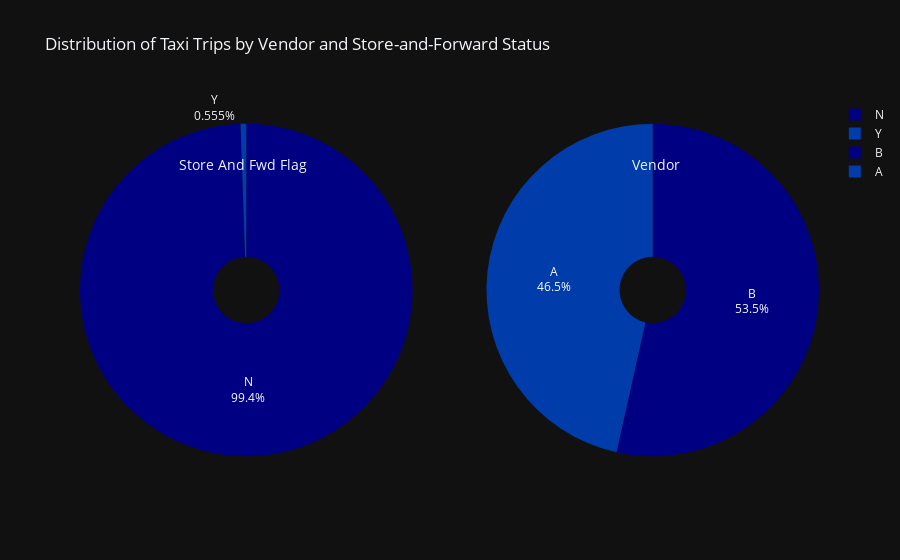

The notebook cell saved with this chart:
### Markdown cell above
<div style="background-color: #F9F9F9; padding: 40px; border-radius: 20px; box-shadow: 0px 8px 20px rgba(0, 0, 0, 0.1); margin: 20px auto; max-width: 800px; text-align: center;">
  <h2 style="color: #2C3E50; font-family: 'Georgia', serif; font-size: 26px; font-weight: bold; letter-spacing: 1.2px; text-transform: uppercase; margin-bottom: 25px;">
    Data Visualization  
  </h2>
    <hr style="border: none; border-top: 2px solid #AED6F1; width: 80%; margin: 20px auto;">
</div>

### Code cell
vendor = df['vendor_map'].value_counts().reset_index(name='Trip Count')
vendor.columns = ['vendor_map', 'Trip Count']

store_and_fwd_flag_sum = df['store_and_fwd_flag'].value_counts().reset_index(name='Trip Count')
store_and_fwd_flag_sum.columns = ['store_and_fwd_flag', 'Trip Count']

fig = make_subplots(
   rows=1, cols=2,
   subplot_titles=['Store And Fwd Flag Distribution', 'Trips Per Vendor'],
   specs=[[{'type':'domain'}, {'type':'domain'}]]
)

fig.add_trace(go.Pie(
   labels=store_and_fwd_flag_sum['store_and_fwd_flag'],
   values=store_and_fwd_flag_sum['Trip Count'],
   name="Store And Fwd Flag" ,
   marker=dict(colors=px.colors.sequential.Jet),
   hole=0.2 ,
), row=1, col=1)

fig.add_trace(go.Pie(
   labels=vendor['vendor_map'],
   values=vendor['Trip Count'],
   name="Vendor",
   hole=0.2 ,
   marker=dict(colors=px.colors.sequential.Jet)
), row=1, col=2)

fig.update_layout(
   template='plotly_dark',
   title_text="Distribution of Taxi Trips by Vendor and Store-and-Forward Status",
   annotations=[
       dict(text="Store And Fwd Flag", x=0.22, y=0.8, font_size=14, showarrow=False),
       dict(text='Vendor', x=0.78, y=0.8, font_size=14, showarrow=False)
   ]
)
fig.update_traces(textinfo='label+percent')

fig.show()

### Figure 1 — Plotly figure (JSON) as saved in the notebook; plotly's stock layout.template omitted (floating-point values rounded to 4 significant figures)
{"data": [{"domain": {"x": [0, 0.45], "y": [0, 1]}, "hole": 0.2, "labels": ["N", "Y"], "marker": {"colors": ["rgb(0,0,131)", "rgb(0,60,170)", "rgb(5,255,255)", "rgb(255,255,0)", "rgb(250,0,0)", "rgb(128,0,0)"]}, "name": "Store And Fwd Flag", "textinfo": "label+percent", "type": "pie", "values": [1222501, 6818]}, {"domain": {"x": [0.55, 1], "y": [0, 1]}, "hole": 0.2, "labels": ["B", "A"], "marker": {"colors": ["rgb(0,0,131)", "rgb(0,60,170)", "rgb(5,255,255)", "rgb(255,255,0)", "rgb(250,0,0)", "rgb(128,0,0)"]}, "name": "Vendor", "textinfo": "label+percent", "type": "pie", "values": [657578, 571741]}], "layout": {"annotations": [{"font": {"size": 14}, "showarrow": false, "text": "Store And Fwd Flag", "x": 0.22, "xanchor": "center", "xref": "paper", "y": 0.8, "yanchor": "bottom", "yref": "paper"}, {"font": {"size": 14}, "showarrow": false, "text": "Vendor", "x": 0.78, "xanchor": "center", "xref": "paper", "y": 0.8, "yanchor": "bottom", "yref": "paper"}], "title": {"text": "Distribution of Taxi Trips by Vendor and Store-and-Forward Status"}}}
